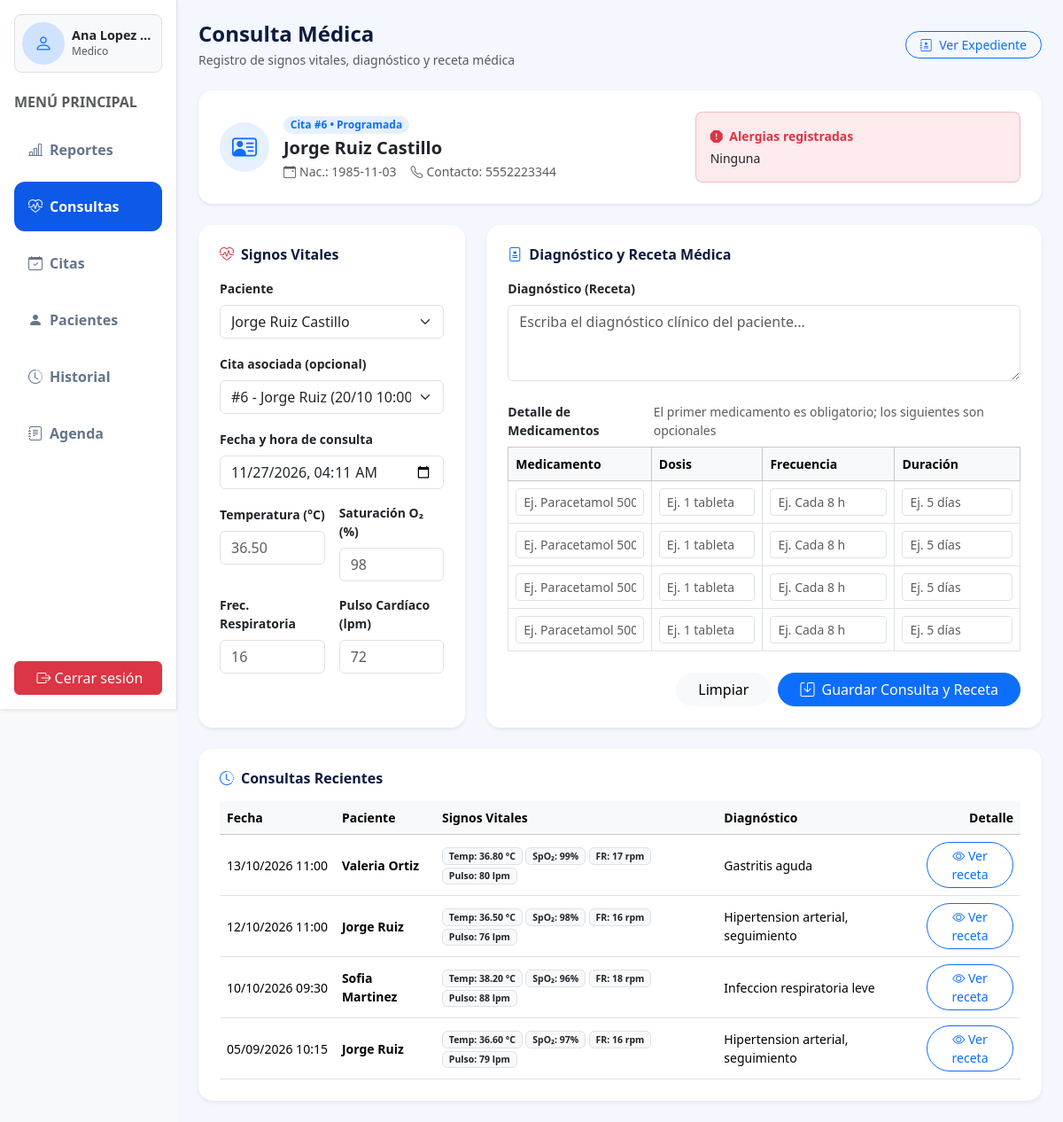
/Sistema_De_Gestion_CExp/views/consultas.php?id_paciente=2&id_cita=6 (signed in), run on the app's committed database.
### tables this page shows
CREATE TABLE IF NOT EXISTS cita(
	id_cita INT AUTO_INCREMENT PRIMARY KEY,
	id_paciente int NOT NULL,
	fecha DATETIME NOT NULL,
	estado ENUM('cancelada','confirmada','concluida','programada') DEFAULT 'programada',
	CONSTRAINT fk_paciente_cita FOREIGN KEY (id_paciente) REFERENCES paciente(id_paciente) ON DELETE RESTRICT
);

CREATE TABLE IF NOT EXISTS paciente(
	id_paciente INT AUTO_INCREMENT PRIMARY KEY,
    id_medico INT NOT NULL,
	nombre VARCHAR(20) NOT NULL,
	apellido_paterno VARCHAR(20) NOT NULL,
	apellido_materno VARCHAR(20),
	fecha_nacimiento DATE NOT NULL,
	alergia TEXT,
	contacto VARCHAR(100),
    CONSTRAINT fk_medico_paciente FOREIGN KEY (id_medico) REFERENCES medico(id_medico) ON DELETE RESTRICT
);

CREATE TABLE IF NOT EXISTS consulta(
	id_consulta INT AUTO_INCREMENT PRIMARY KEY,
	id_paciente int NOT NULL,
	id_receta int NOT NULL,
    id_cita int NULL,
    fecha DATETIME DEFAULT CURRENT_TIMESTAMP,
	temperatura decimal(4,2) NOT NULL,
	saturacion_oxigeno int NOT NULL,
	frecuencia_respiratoria int NOT NULL,
	pulso_cardiaco int NOT NULL,
	CONSTRAINT fk_paciente_consulta FOREIGN KEY (id_paciente) REFERENCES paciente(id_paciente) ON DELETE RESTRICT,
	CONSTRAINT fk_receta_consulta FOREIGN KEY (id_receta) REFERENCES receta(id_receta) ON DELETE RESTRICT,
    CONSTRAINT fk_cita_consulta FOREIGN KEY (id_cita) REFERENCES cita(id_cita) ON DELETE SET NULL
);

CREATE TABLE IF NOT EXISTS receta(
	id_receta INT AUTO_INCREMENT PRIMARY KEY,
	diagnostico text,
	fecha DATETIME DEFAULT CURRENT_TIMESTAMP
);

### Sistema_De_Gestion_CExp/views/consultas.php (the view, shortened to what the rows shown need)
<?php
require_once '../config/auth.php';
require_once '../controllers/consultaController.php';
if (empty($vista)) {
    require __DIR__ . '/../templatesReutilizables/template.base.php';
    return;
}
$datos_consultas     = obtenerDatosConsultas($_GET['id_paciente'] ?? 0, $_GET['id_cita'] ?? 0);
$pacientes_lista     = $datos_consultas['pacientes_lista'] ?? [];
$citas_pendientes    = $datos_consultas['citas_pendientes'] ?? [];
$cita_seleccionada   = $datos_consultas['cita_seleccionada'] ?? null;
$paciente_actual     = $datos_consultas['paciente_actual'] ?? null;
$consultas_recientes = $datos_consultas['consultas_recientes'] ?? [];
?>
<header class="d-flex justify-content-between align-items-center mb-4">
    <div>
        <h4 class="fw-bold mb-1" style="color: #0d1b3e;">Consulta Médica</h4>
        <p class="text-muted small mb-0">Registro de signos vitales, diagnóstico y receta médica</p>
    </div>
    <a href="historial.php?id_paciente=<?= (int)($paciente_actual['id_paciente'] ?? 0) ?>" class="btn btn-outline-primary btn-sm rounded-pill px-3">
        <i class="bi bi-journal-medical me-1"></i> Ver Expediente
    </a>
</header>
<section class="bg-white p-4 rounded-4 shadow-sm mb-4">
    <div class="row align-items-center g-3">
        <div class="col-7">
            <div class="d-flex align-items-center gap-3">
                <span class="rounded-circle d-flex align-items-center justify-content-center bg-primary bg-opacity-10 text-primary flex-shrink-0" style="width: 56px; height: 56px;">
                    <i class="bi bi-person-vcard fs-3"></i>
                </span>
                <div>
                    <span class="badge bg-primary bg-opacity-10 text-primary rounded-pill mb-1">
                        Cita #<?= (int)($cita_seleccionada['id_cita'] ?? 0) ?> &bull; <?= htmlspecialchars(ucfirst($cita_seleccionada['estado'] ?? 'programada')) ?>
                    </span>
                    <h5 class="fw-bold mb-1 text-dark">
                        <?= htmlspecialchars(trim(($paciente_actual['nombre'] ?? '') . ' ' . ($paciente_actual['apellido_paterno'] ?? '') . ' ' . ($paciente_actual['apellido_materno'] ?? ''))) ?>
                    </h5>
                    <p class="text-muted small d-flex flex-wrap gap-3 mb-0">
                        <span><i class="bi bi-calendar-event me-1"></i>Nac.: <?= htmlspecialchars($paciente_actual['fecha_nacimiento'] ?? 'No registrado') ?></span>
                        <span><i class="bi bi-telephone me-1"></i>Contacto: <?= htmlspecialchars($paciente_actual['contacto'] ?? 'N/A') ?></span>
                    </p>
                </div>
            </div>
        </div>
        <div class="col-5 text-end">
            <aside class="p-3 rounded-3 bg-danger bg-opacity-10 border border-danger border-opacity-25 text-start">
                <strong class="d-block small fw-semibold text-danger mb-1">
                    <i class="bi bi-exclamation-octagon-fill me-1"></i> Alergias registradas
                </strong>
                <p class="small text-dark mb-0">
                    <?= htmlspecialchars(!empty($paciente_actual['alergia']) ? $paciente_actual['alergia'] : 'Ninguna registrada') ?>
                </p>
            </aside>
        </div>
    </div>
</section>
<?php if (tienePermiso('add_consultation')): ?>
<form action="../controllers/consultaController.php" method="POST" class="row g-4">
    <div class="col-4">
        <section class="bg-white p-4 rounded-4 shadow-sm h-100">
            <header class="mb-3">
                <h6 class="fw-bold mb-0" style="color: #0d1b3e;">
                    <i class="bi bi-heart-pulse text-danger me-2"></i>Signos Vitales
                </h6>
            </header>
            <div class="mb-3">
                <label for="id_paciente" class="form-label small fw-semibold">Paciente</label>
                <select id="id_paciente" name="id_paciente" class="form-select" required>
                    <?php foreach ($pacientes_lista as $pac): ?>
                        <option value="<?= (int)$pac['id_paciente'] ?>" <?= ((int)($paciente_actual['id_paciente'] ?? 0) === (int)$pac['id_paciente']) ? 'selected' : '' ?>>
                            <?= htmlspecialchars(trim($pac['nombre'] . ' ' . $pac['apellido_paterno'] . ' ' . $pac['apellido_materno'])) ?>
                        </option>
                    <?php endforeach; ?>
                </select>
            </div>
            <div class="mb-3">
                <label for="id_cita" class="form-label small fw-semibold">Cita asociada (opcional)</label>
                <select id="id_cita" name="id_cita" class="form-select">
                    <?php foreach ($citas_pendientes as $cita): ?>
                        <option value="<?= (int)$cita['id_cita'] ?>" <?= ((int)($cita_seleccionada['id_cita'] ?? 0) === (int)$cita['id_cita']) ? 'selected' : '' ?>>
                            #<?= (int)$cita['id_cita'] ?> - <?= htmlspecialchars($cita['paciente_nombre']) ?> (<?= htmlspecialchars(date('d/m H:i', strtotime($cita['fecha']))) ?>)
                        </option>
                    <?php endforeach; ?>
                </select>
            </div>
            <div class="mb-3">
                <label for="fecha" class="form-label small fw-semibold">Fecha y hora de consulta</label>
                <input type="datetime-local" id="fecha" name="fecha" class="form-control" value="<?= htmlspecialchars(date('Y-m-d\TH:i')) ?>" required>
            </div>
            <div class="row g-3">
                <div class="col-6">
                    <label for="temperatura" class="form-label small fw-semibold">Temperatura (°C)</label>
                    <input type="number" id="temperatura" name="temperatura" class="form-control" step="0.01" min="30.00" max="45.00" placeholder="36.50" required>
                </div>
                <div class="col-6">
                    <label for="saturacion_oxigeno" class="form-label small fw-semibold">Saturación O₂ (%)</label>
                    <input type="number" id="saturacion_oxigeno" name="saturacion_oxigeno" class="form-control" min="50" max="100" placeholder="98" required>
                </div>
                <div class="col-6">
                    <label for="frecuencia_respiratoria" class="form-label small fw-semibold">Frec. Respiratoria</label>
                    <input type="number" id="frecuencia_respiratoria" name="frecuencia_respiratoria" class="form-control" min="5" max="80" placeholder="16" required>
                </div>
                <div class="col-6">
                    <label for="pulso_cardiaco" class="form-label small fw-semibold">Pulso Cardíaco (lpm)</label>
                    <input type="number" id="pulso_cardiaco" name="pulso_cardiaco" class="form-control" min="30" max="250" placeholder="72" required>
                </div>
            </div>
        </section>
    </div>
    <div class="col-8">
        <section class="bg-white p-4 rounded-4 shadow-sm h-100">
            <header class="mb-3">
                <h6 class="fw-bold mb-0" style="color: #0d1b3e;">
                    <i class="bi bi-file-medical text-primary me-2"></i>Diagnóstico y Receta Médica
                </h6>
            </header>
            <div class="mb-4">
                <label for="diagnostico" class="form-label small fw-semibold">Diagnóstico (Receta)</label>
                <textarea id="diagnostico" name="diagnostico" class="form-control" rows="3" placeholder="Escriba el diagnóstico clínico del paciente..." required></textarea>
            </div>
            <div class="mb-3">
                <header class="d-flex justify-content-between align-items-center mb-2">
                    <label class="form-label small fw-semibold mb-0">Detalle de Medicamentos</label>
                    <small class="text-muted">El primer medicamento es obligatorio; los siguientes son opcionales</small>
                </header>
                <div class="table-responsive">
                    <table class="table table-bordered align-middle mb-0">
                        <thead class="table-light small">
                            <tr>
                                <th>Medicamento</th>
                                <th>Dosis</th>
                                <th>Frecuencia</th>
                                <th>Duración</th>
                            </tr>
                        </thead>
                        <tbody>
                            <?php for ($i = 0; $i < 4; $i++): ?>
                                <tr>
                                    <td>
                                        <input type="text" name="medicamento[]" class="form-control form-control-sm" maxlength="100" placeholder="Ej. Paracetamol 500 mg" <?= $i === 0 ? 'required' : '' ?>>
                                    </td>
                                    <td>
                                        <input type="text" name="dosis[]" class="form-control form-control-sm" maxlength="50" placeholder="Ej. 1 tableta" <?= $i === 0 ? 'required' : '' ?>>
                                    </td>
                                    <td>
                                        <input type="text" name="frecuencia[]" class="form-control form-control-sm" maxlength="50" placeholder="Ej. Cada 8 h" <?= $i === 0 ? 'required' : '' ?>>
                                    </td>
                                    <td>
                                        <input type="text" name="duracion[]" class="form-control form-control-sm" maxlength="50" placeholder="Ej. 5 días" <?= $i === 0 ? 'required' : '' ?>>
                                    </td>
                                </tr>
                            <?php endfor; ?>
                        </tbody>
                    </table>
                </div>
            </div>
            <footer class="d-flex justify-content-end gap-2 mt-4">
                <button type="reset" class="btn btn-light rounded-pill px-4">Limpiar</button>
                <button type="submit" class="btn btn-primary rounded-pill px-4">
                    <i class="bi bi-save me-1"></i> Guardar Consulta y Receta
                </button>
            </footer>
        </section>
    </div>
</form>
<?php else: ?>
    <div class="alert alert-warning rounded-4 shadow-sm mb-4">
        <i class="bi bi-lock-fill me-2"></i>No tienes permiso asignado para registrar nuevas consultas médicas.
    </div>
<?php endif; ?>
<section class="bg-white p-4 rounded-4 shadow-sm mt-4">
    <header class="mb-3">
        <h6 class="fw-bold mb-0" style="color: #0d1b3e;">
            <i class="bi bi-clock-history text-primary me-2"></i>Consultas Recientes
        </h6>
    </header>
    <div class="table-responsive">
        <table class="table table-hover align-middle mb-0">
            <thead class="table-light small">
                <tr>
                    <th>Fecha</th>
                    <th>Paciente</th>
                    <th>Signos Vitales</th>
                    <th>Diagnóstico</th>
                    <th class="text-end">Detalle</th>
                </tr>
            </thead>
            <tbody>
                <?php if (empty($consultas_recientes)): ?>
                    <tr>
                        <td colspan="5" class="text-center text-muted py-4">No hay consultas registradas recientemente.</td>
                    </tr>
                <?php else: ?>
                    <?php foreach ($consultas_recientes as $cons): ?>
                        <tr>
                            <td class="small text-nowrap"><time><?= htmlspecialchars(date('d/m/Y H:i', strtotime($cons['fecha']))) ?></time></td>
                            <td class="fw-semibold small"><?= htmlspecialchars($cons['paciente_nombre']) ?></td>
                            <td class="small">
                                <span class="badge bg-light text-dark border">Temp: <?= htmlspecialchars($cons['temperatura']) ?> °C</span>
                                <span class="badge bg-light text-dark border">SpO₂: <?= (int)$cons['saturacion_oxigeno'] ?>%</span>
                                <span class="badge bg-light text-dark border">FR: <?= (int)$cons['frecuencia_respiratoria'] ?> rpm</span>
                                <span class="badge bg-light text-dark border">Pulso: <?= (int)$cons['pulso_cardiaco'] ?> lpm</span>
                            </td>
                            <td class="small"><?= htmlspecialchars($cons['diagnostico']) ?></td>
                            <td class="text-end">
                                <button type="button" class="btn btn-sm btn-outline-primary rounded-pill" data-bs-toggle="modal" data-bs-target="#modalConsulta<?= (int)$cons['id_consulta'] ?>">
                                    <i class="bi bi-eye"></i> Ver receta
                                </button>
                            </td>
                        </tr>
                    <?php endforeach; ?>
                <?php endif; ?>
            </tbody>
        </table>
    </div>
</section>

### data on the page
cita: id_cita "6", estado "Programada"
paciente: fecha_nacimiento "1985-11-03"
consulta: fecha "13/10/2026 11:00", paciente_nombre "Valeria Ortiz", temperatura "36.80", saturacion_oxigeno "99", frecuencia_respiratoria "17", pulso_cardiaco "80", id_receta.diagnostico "Gastritis aguda"
consulta: fecha "12/10/2026 11:00", paciente_nombre "Jorge Ruiz", temperatura "36.50", saturacion_oxigeno "98", frecuencia_respiratoria "16", pulso_cardiaco "76", id_receta.diagnostico "Hipertension arterial, seguimiento"
consulta: fecha "10/10/2026 09:30", paciente_nombre "Sofia Martinez", temperatura "38.20", saturacion_oxigeno "96", frecuencia_respiratoria "18", pulso_cardiaco "88", id_receta.diagnostico "Infeccion respiratoria leve"
consulta: fecha "05/09/2026 10:15", paciente_nombre "Jorge Ruiz", temperatura "36.60", saturacion_oxigeno "97", frecuencia_respiratoria "16", pulso_cardiaco "79", id_receta.diagnostico "Hipertension arterial, seguimiento"

### other printed values
$nombre_usuario_sesion "Ana Lopez…"
$rol_usuario_sesion "Medico"
$paciente_actual['contacto'] "5552223344"
form field id_paciente "Jorge Ruiz Castillo"
